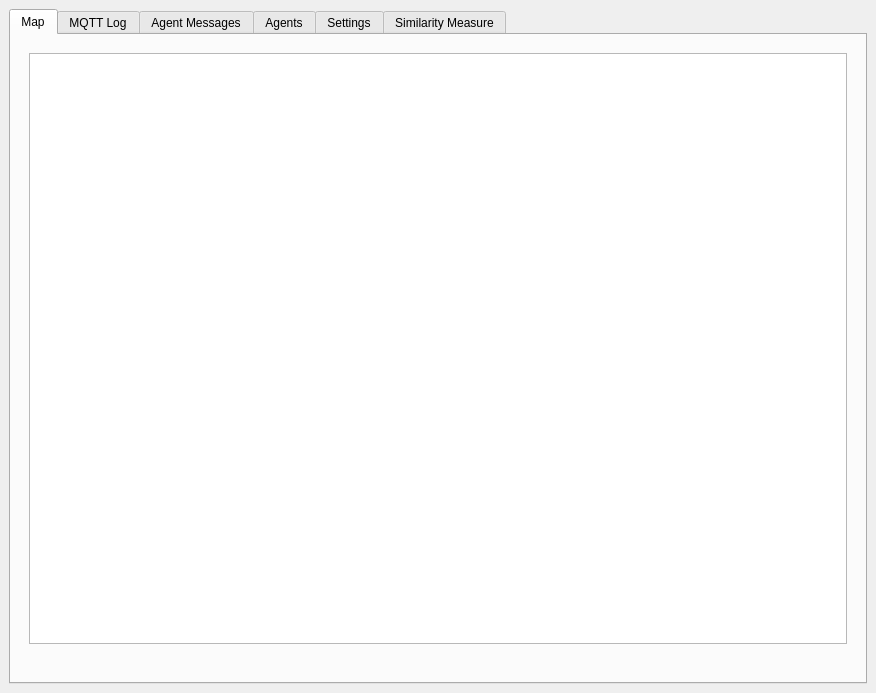
<?xml version="1.0" encoding="UTF-8"?>
<ui version="4.0">
 <class>MainWindow</class>
 <widget class="QMainWindow" name="MainWindow">
  <property name="geometry">
   <rect>
    <x>0</x>
    <y>0</y>
    <width>876</width>
    <height>693</height>
   </rect>
  </property>
  <property name="windowTitle">
   <string>UWBMap</string>
  </property>
  <widget class="QWidget" name="centralwidget">
   <layout class="QHBoxLayout" name="horizontalLayout_3">
    <item>
     <widget class="QTabWidget" name="tabWidget">
      <property name="currentIndex">
       <number>0</number>
      </property>
      <widget class="QWidget" name="tabMap">
       <attribute name="title">
        <string>Map</string>
       </attribute>
       <layout class="QVBoxLayout" name="verticalLayout_2">
        <item>
         <widget class="PozyxMap" name="pozyx_map" native="true">
          <layout class="QVBoxLayout" name="verticalLayout_3">
           <item>
            <widget class="QGraphicsView" name="map">
             <property name="mouseTracking">
              <bool>false</bool>
             </property>
            </widget>
           </item>
           <item>
            <layout class="QHBoxLayout" name="horizontalLayout">
             <item>
              <widget class="QLabel" name="coordinates">
               <property name="sizePolicy">
                <sizepolicy hsizetype="Expanding" vsizetype="Fixed">
                 <horstretch>0</horstretch>
                 <verstretch>0</verstretch>
                </sizepolicy>
               </property>
               <property name="text">
                <string/>
               </property>
              </widget>
             </item>
            </layout>
           </item>
          </layout>
         </widget>
        </item>
       </layout>
      </widget>
      <widget class="QWidget" name="tabMQTTLog">
       <attribute name="title">
        <string>MQTT Log</string>
       </attribute>
       <layout class="QHBoxLayout" name="horizontalLayout_5">
        <item>
         <widget class="QTextBrowser" name="textMQTTLog">
          <property name="openLinks">
           <bool>false</bool>
          </property>
         </widget>
        </item>
       </layout>
      </widget>
      <widget class="QWidget" name="tabAgentMessages">
       <attribute name="title">
        <string>Agent Messages</string>
       </attribute>
       <layout class="QHBoxLayout" name="horizontalLayout_4">
        <item>
         <widget class="QTextBrowser" name="textAgentMessages">
          <property name="openLinks">
           <bool>false</bool>
          </property>
         </widget>
        </item>
       </layout>
      </widget>
      <widget class="QWidget" name="tabAgents">
       <attribute name="title">
        <string>Agents</string>
       </attribute>
       <layout class="QVBoxLayout" name="verticalLayout_4">
        <item>
         <layout class="QVBoxLayout" name="layoutTabAgents"/>
        </item>
        <item>
         <spacer name="verticalSpacer">
          <property name="orientation">
           <enum>Qt::Vertical</enum>
          </property>
          <property name="sizeHint" stdset="0">
           <size>
            <width>20</width>
            <height>40</height>
           </size>
          </property>
         </spacer>
        </item>
       </layout>
      </widget>
      <widget class="QWidget" name="tabSettings">
       <attribute name="title">
        <string>Settings</string>
       </attribute>
       <layout class="QVBoxLayout" name="verticalLayout">
        <item>
         <widget class="QGroupBox" name="groupBox_3">
          <property name="title">
           <string>MQTT Connection</string>
          </property>
          <layout class="QVBoxLayout" name="verticalLayout_7">
           <item>
            <layout class="QGridLayout" name="gridLayout_3">
             <item row="0" column="1">
              <widget class="QLabel" name="MQTTStatus">
               <property name="text">
                <string>TextLabel</string>
               </property>
              </widget>
             </item>
             <item row="1" column="0" colspan="2">
              <widget class="QPushButton" name="MQTTReset">
               <property name="text">
                <string>Reconnect</string>
               </property>
              </widget>
             </item>
             <item row="0" column="0">
              <widget class="QLabel" name="label_5">
               <property name="text">
                <string>Status:</string>
               </property>
              </widget>
             </item>
            </layout>
           </item>
          </layout>
         </widget>
        </item>
        <item>
         <widget class="QGroupBox" name="groupBox">
          <property name="title">
           <string>Local MQTT Connection</string>
          </property>
          <layout class="QVBoxLayout" name="verticalLayout_5">
           <item>
            <layout class="QGridLayout" name="gridLayout">
             <item row="0" column="0">
              <widget class="QLabel" name="label">
               <property name="text">
                <string>Status:</string>
               </property>
              </widget>
             </item>
             <item row="0" column="1">
              <widget class="QLabel" name="localMQTTStatus">
               <property name="text">
                <string>TextLabel</string>
               </property>
              </widget>
             </item>
             <item row="1" column="0" colspan="2">
              <widget class="QPushButton" name="localMQTTReset">
               <property name="text">
                <string>Reconnect</string>
               </property>
              </widget>
             </item>
            </layout>
           </item>
          </layout>
         </widget>
        </item>
        <item>
         <widget class="QGroupBox" name="groupBox_2">
          <property name="title">
           <string>Agent Connection</string>
          </property>
          <layout class="QVBoxLayout" name="verticalLayout_6">
           <item>
            <layout class="QGridLayout" name="gridLayout_2">
             <item row="0" column="0">
              <widget class="QLabel" name="label_3">
               <property name="text">
                <string>Status:</string>
               </property>
              </widget>
             </item>
             <item row="0" column="1">
              <widget class="QLabel" name="javaAgentStatus">
               <property name="text">
                <string>TextLabel</string>
               </property>
              </widget>
             </item>
             <item row="1" column="0" colspan="2">
              <widget class="QPushButton" name="javaAgentReset">
               <property name="text">
                <string>Reconnect</string>
               </property>
              </widget>
             </item>
            </layout>
           </item>
          </layout>
         </widget>
        </item>
        <item>
         <spacer name="verticalSpacer_2">
          <property name="orientation">
           <enum>Qt::Vertical</enum>
          </property>
          <property name="sizeHint" stdset="0">
           <size>
            <width>20</width>
            <height>40</height>
           </size>
          </property>
         </spacer>
        </item>
        <item>
         <layout class="QHBoxLayout" name="horizontalLayout_2">
          <item>
           <widget class="QPushButton" name="buttonResendCharging">
            <property name="text">
             <string>Resend Charging Stations</string>
            </property>
           </widget>
          </item>
          <item>
           <widget class="QPushButton" name="buttonRemoveCharging">
            <property name="text">
             <string>Remove Charging Stations</string>
            </property>
           </widget>
          </item>
          <item>
           <widget class="QPushButton" name="buttonReset">
            <property name="text">
             <string>Reset Map</string>
            </property>
           </widget>
          </item>
         </layout>
        </item>
       </layout>
      </widget>
      <widget class="QWidget" name="table_similarity_measure">
       <attribute name="title">
        <string>Similarity Measure</string>
       </attribute>
       <widget class="QTableWidget" name="table_widget_similarity_measure">
        <property name="geometry">
         <rect>
          <x>24</x>
          <y>40</y>
          <width>801</width>
          <height>551</height>
         </rect>
        </property>
       </widget>
       <widget class="QPushButton" name="button_results">
        <property name="geometry">
         <rect>
          <x>440</x>
          <y>10</y>
          <width>201</width>
          <height>29</height>
         </rect>
        </property>
        <property name="text">
         <string>Results</string>
        </property>
       </widget>
       <widget class="QPushButton" name="button_file1">
        <property name="geometry">
         <rect>
          <x>20</x>
          <y>10</y>
          <width>201</width>
          <height>29</height>
         </rect>
        </property>
        <property name="text">
         <string>Physical Agent File</string>
        </property>
       </widget>
       <widget class="QPushButton" name="button_file2">
        <property name="geometry">
         <rect>
          <x>230</x>
          <y>10</y>
          <width>201</width>
          <height>29</height>
         </rect>
        </property>
        <property name="text">
         <string>Digital Agent File</string>
        </property>
       </widget>
      </widget>
     </widget>
    </item>
   </layout>
  </widget>
  <action name="actionMQTT_logs">
   <property name="text">
    <string>MQTT logs</string>
   </property>
  </action>
 </widget>
 <customwidgets>
  <customwidget>
   <class>PozyxMap</class>
   <extends>QWidget</extends>
   <header>uwbmap.mainwindow.map</header>
   <container>1</container>
  </customwidget>
 </customwidgets>
 <resources/>
 <connections/>
</ui>
